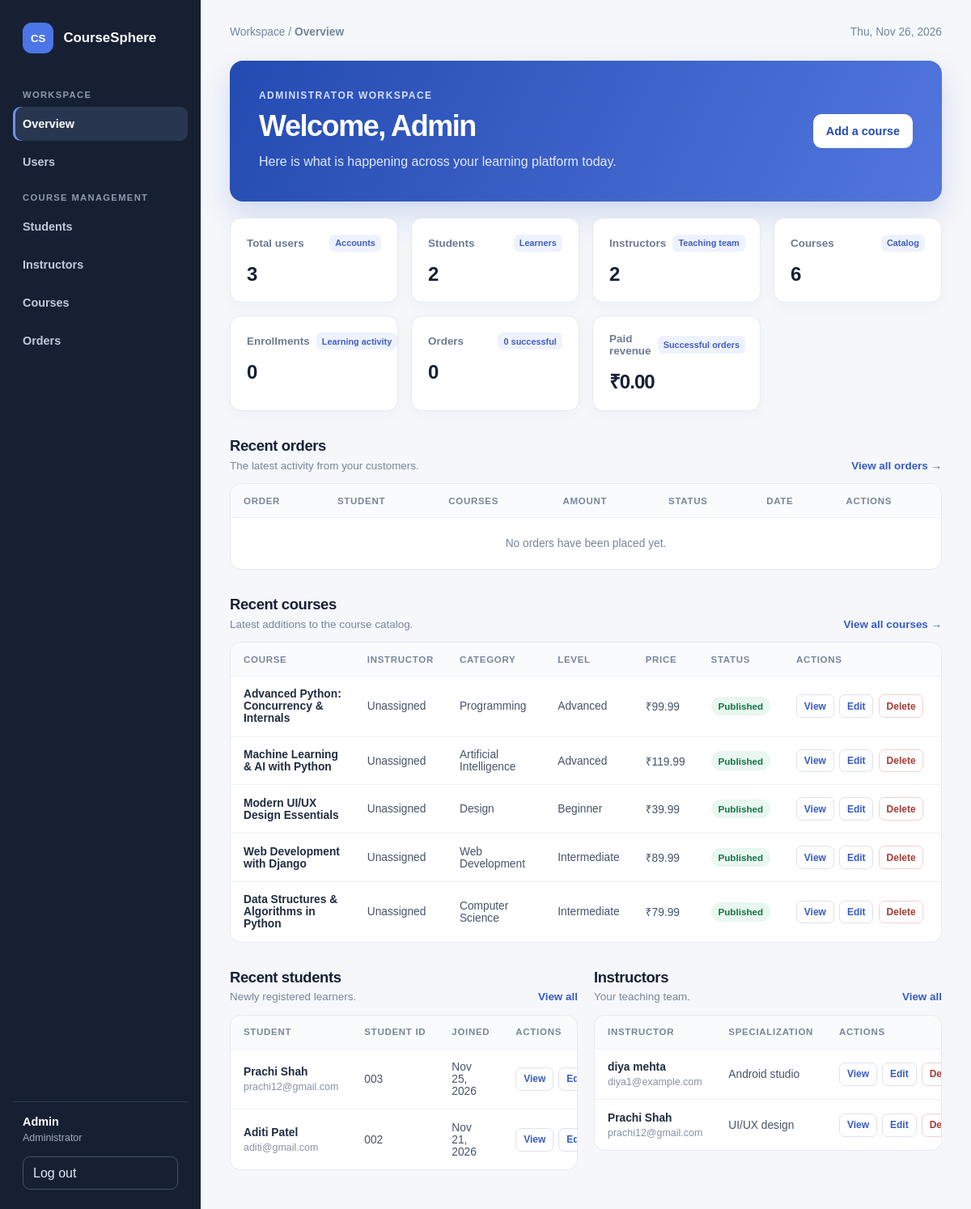
The app's page /accounts/dashboard/ (signed in), older data.
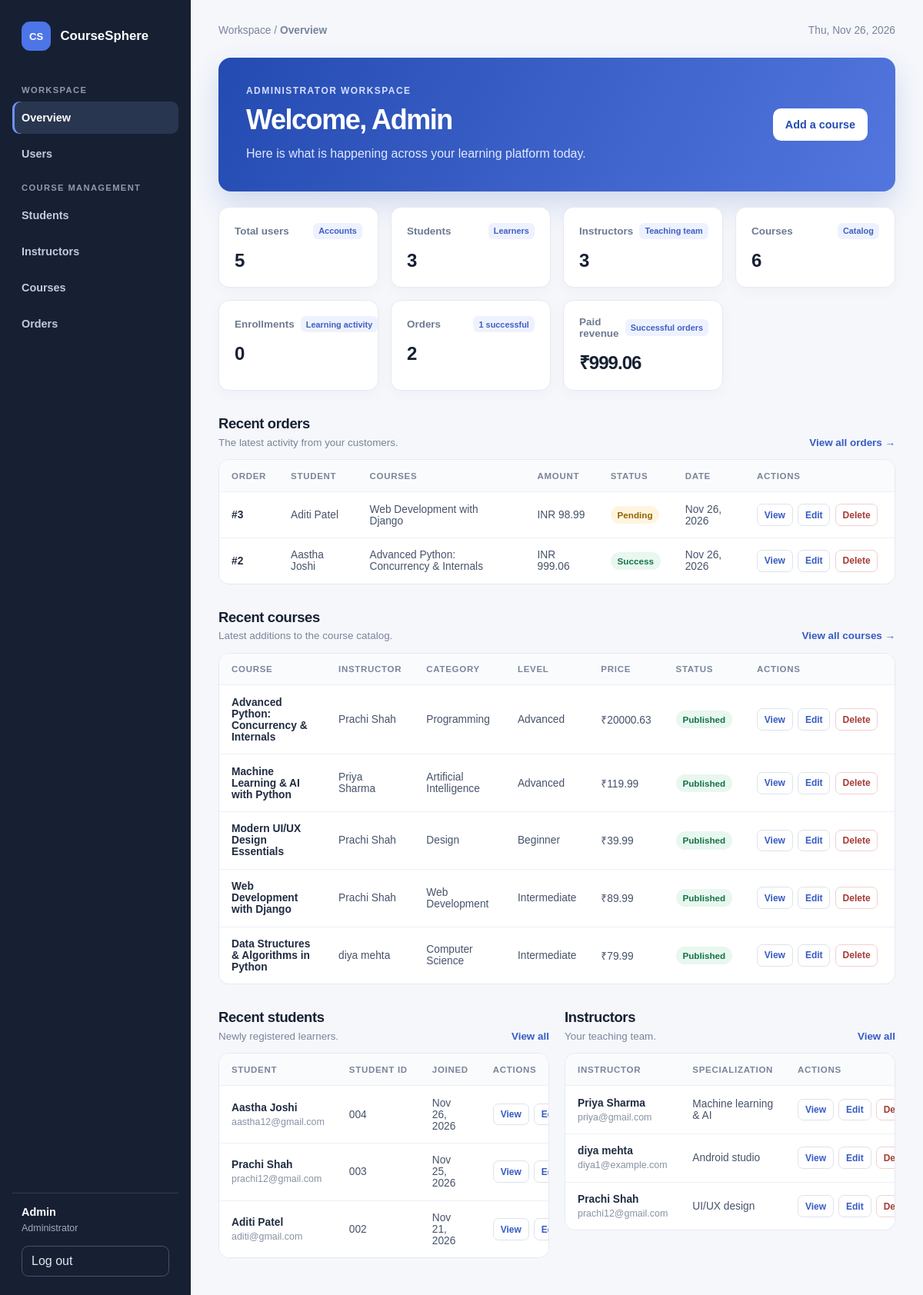
The same page, newer data.
### courses/models.py (models this page shows, shortened)
class Course(models.Model):
    class Level(models.TextChoices):
        BEGINNER = "beginner", "Beginner"
        INTERMEDIATE = "intermediate", "Intermediate"
        ADVANCED = "advanced", "Advanced"
    title = models.CharField(max_length=200)
    category = models.CharField(max_length=100)
    price = models.DecimalField(
        max_digits=10,
        decimal_places=2,
        validators=[MinValueValidator(0)],
    )
    description = models.TextField()
    instructor = models.ForeignKey(
        "accounts.Instructor",
        on_delete=models.SET_NULL,
        related_name="courses",
        null=True,
        blank=True,
    )
    level = models.CharField(
        max_length=12,
        choices=Level.choices,
        default=Level.BEGINNER,
    )
    is_published = models.BooleanField(default=False)
    created_at = models.DateTimeField(auto_now_add=True)
    updated_at = models.DateTimeField(auto_now=True)
    class Meta:
        ordering = ["title"]
        constraints = [
            models.CheckConstraint(
                condition=Q(price__gte=0),
                name="course_price_nonnegative",
            ),
        ]

class Order(models.Model):
    class Status(models.TextChoices):
        PENDING = "pending", "Pending"
        SUCCESS = "success", "Success"
        FAILED = "failed", "Failed"
    student = models.ForeignKey(
        "accounts.Student",
        on_delete=models.CASCADE,
        related_name="orders",
    )
    courses = models.ManyToManyField(Course, related_name="orders")
    total_amount = models.DecimalField(
        max_digits=10,
        decimal_places=2,
        validators=[MinValueValidator(0)],
    )
    currency = models.CharField(max_length=10, default="INR")
    razorpay_order_id = models.CharField(max_length=100, unique=True, null=True, blank=True)
    razorpay_payment_id = models.CharField(max_length=100, null=True, blank=True)
    razorpay_signature = models.CharField(max_length=255, null=True, blank=True)
    status = models.CharField(
        max_length=20,
        choices=Status.choices,
        default=Status.PENDING,
    )
    created_at = models.DateTimeField(auto_now_add=True)
    updated_at = models.DateTimeField(auto_now=True)
    class Meta:
        ordering = ["-created_at"]

### accounts/models.py (models this page shows, shortened)
class Person(models.Model):
    user = models.OneToOneField(
        settings.AUTH_USER_MODEL,
        on_delete=models.CASCADE,
        null=True,
        blank=True,
        related_name="%(class)s_profile",
    )
    name = models.CharField(max_length=150)
    email = models.EmailField(unique=True)
    class Meta:
        abstract = True

class Student(Person):
    student_id = models.CharField(max_length=50, unique=True)
    enrollment_date = models.DateField(auto_now_add=True)
    enrolled_courses = models.ManyToManyField(
        "courses.Course",
        through="Enrollment",
        related_name="enrolled_students",
    )

class Instructor(Person):
    employee_id = models.CharField(max_length=50, unique=True)
    specialization = models.CharField(max_length=100)

### accounts/views.py (the view, shortened to what this page needs)
# urls.py: path("dashboard/", views.dashboard, name="dashboard"),
@login_required(login_url="accounts:login")
def dashboard(request):
    if request.user.is_staff:
        profile = Admin.objects.filter(user=request.user).first()
        role = "Admin"
    context = {"profile": profile, "role": role}
    if isinstance(profile, Instructor):
        context["courses"] = profile.courses.all()
    elif isinstance(profile, Student):
        context["cart_items"] = profile.cart_items.select_related("course")
    elif request.user.is_staff:
        successful_orders = Order.objects.filter(status=Order.Status.SUCCESS)
        context.update(
            {
                "active_section": "overview",
                "admin_stats": {
                    "users": get_user_model().objects.count(),
                    "students": Student.objects.count(),
                    "instructors": Instructor.objects.count(),
                    "courses": Course.objects.count(),
                    "enrollments": Enrollment.objects.count(),
                    "orders": Order.objects.count(),
                    "successful_orders": successful_orders.count(),
                    "revenue": successful_orders.aggregate(
                        total=Sum("total_amount")
                    )["total"]
                    or Decimal("0.00"),
                },
                "recent_students": Student.objects.order_by("-enrollment_date", "-pk")[
                    :5
                ],
                "recent_instructors": Instructor.objects.order_by("-pk")[:5],
                "recent_courses": Course.objects.select_related("instructor").order_by(
                    "-created_at"
                )[:5],
                "recent_orders": Order.objects.select_related("student")
                .prefetch_related("courses")
                .order_by("-created_at")[:5],
            }
        )
        return render(request, "accounts/admin_dashboard.html", context)
    return render(
        request,
        "accounts/dashboard.html",
        context,
    )

### accounts/templates/accounts/admin_dashboard.html (shortened to what the changed rows need)
<!doctype html>
<html lang="en">
<head>
</head>
<body>
    <div class="dashboard-layout">
        <main class="main-content">
            <section class="welcome" aria-labelledby="dashboard-heading">
                <div class="welcome-copy">
                    <h1 id="dashboard-heading">Welcome, {{ profile.name|default:request.user.get_username }}</h1>
                </div>
            </section>
            <section class="stats-grid" aria-label="Platform statistics">
                <article class="stat-card">
                    <div class="stat-topline">
                        <p class="stat-label">Total users</p>
                        <span class="stat-tag">Accounts</span>
                    </div>
                    <strong class="stat-value">{{ admin_stats.users }}</strong>
                </article>
                <article class="stat-card">
                    <div class="stat-topline">
                        <p class="stat-label">Students</p>
                        <span class="stat-tag">Learners</span>
                    </div>
                    <strong class="stat-value">{{ admin_stats.students }}</strong>
                </article>
                <article class="stat-card">
                    <div class="stat-topline">
                        <p class="stat-label">Instructors</p>
                        <span class="stat-tag">Teaching team</span>
                    </div>
                    <strong class="stat-value">{{ admin_stats.instructors }}</strong>
                </article>
                <article class="stat-card">
                    <div class="stat-topline">
                        <p class="stat-label">Orders</p>
                        <span class="stat-tag">{{ admin_stats.successful_orders }} successful</span>
                    </div>
                    <strong class="stat-value">{{ admin_stats.orders }}</strong>
                </article>
                <article class="stat-card">
                    <div class="stat-topline">
                        <p class="stat-label">Paid revenue</p>
                        <span class="stat-tag">Successful orders</span>
                    </div>
                    <strong class="stat-value">₹{{ admin_stats.revenue|floatformat:2 }}</strong>
                </article>
            </section>
            <section class="section" aria-labelledby="orders-heading">
                <div class="section-heading">
                    <div>
                        <h2 id="orders-heading">Recent orders</h2>
                    </div>
                </div>
                <div class="table-card table-scroll">
                    <table>
                        <thead>
                            <tr>
                                <th>Order</th>
                                <th>Student</th>
                                <th>Courses</th>
                                <th>Amount</th>
                                <th>Status</th>
                                <th>Date</th>
                                <th>Actions</th>
                            </tr>
                        </thead>
                        <tbody>
                            {% for order in recent_orders %}
                                <tr>
                                    <td class="primary-cell">#{{ order.pk }}</td>
                                    <td>{{ order.student.name }}</td>
                                    <td>
                                        {% for course in order.courses.all %}
                                            {{ course.title }}{% if not forloop.last %}, {% endif %}
                                        {% empty %}
                                            —
                                        {% endfor %}
                                    </td>
                                    <td>{{ order.currency }} {{ order.total_amount|floatformat:2 }}</td>
                                    <td><span class="status {{ order.status }}">{{ order.get_status_display }}</span></td>
                                    <td>{{ order.created_at|date:"M j, Y" }}</td>
                                    <td class="actions-cell">{% include "accounts/_admin_record_actions.html" with record=order section="orders" %}</td>
                                </tr>
                            {% empty %}
                                <tr><td class="empty-row" colspan="7">No orders have been placed yet.</td></tr>
                            {% endfor %}
                        </tbody>
                    </table>
                </div>
            </section>
            <section class="section" aria-labelledby="courses-heading">
                <div class="section-heading">
                    <div>
                        <h2 id="courses-heading">Recent courses</h2>
                    </div>
                </div>
                <div class="table-card table-scroll">
                    <table>
                        <thead>
                            <tr>
                                <th>Course</th>
                                <th>Instructor</th>
                                <th>Category</th>
                                <th>Level</th>
                                <th>Price</th>
                                <th>Status</th>
                                <th>Actions</th>
                            </tr>
                        </thead>
                        <tbody>
                            {% for course in recent_courses %}
                                <tr>
                                    <td class="primary-cell">{{ course.title }}</td>
                                    <td>{{ course.instructor.name|default:"Unassigned" }}</td>
                                    <td>{{ course.category }}</td>
                                    <td>{{ course.get_level_display }}</td>
                                    <td>₹{{ course.price|floatformat:2 }}</td>
                                    <td>
                                        <span class="status{% if course.is_published %} published{% else %} draft{% endif %}">
                                            {{ course.is_published|yesno:"Published,Draft" }}
                                        </span>
                                    </td>
                                    <td class="actions-cell">{% include "accounts/_admin_record_actions.html" with record=course section="courses" %}</td>
                                </tr>
                            {% empty %}
                                <tr><td class="empty-row" colspan="7">No courses have been created yet.</td></tr>
                            {% endfor %}
                        </tbody>
                    </table>
                </div>
            </section>
            <div class="split-grid">
                <section class="section" aria-labelledby="students-heading">
                    <div class="section-heading">
                        <div>
                            <h2 id="students-heading">Recent students</h2>
                        </div>
                    </div>
                    <div class="table-card table-scroll">
                        <table>
                            <thead>
                                <tr><th>Student</th><th>Student ID</th><th>Joined</th><th>Actions</th></tr>
                            </thead>
                            <tbody>
                                {% for student in recent_students %}
                                    <tr>
                                        <td class="primary-cell">
                                            {{ student.name }}
                                            <span class="secondary-cell">{{ student.email }}</span>
                                        </td>
                                        <td>{{ student.student_id }}</td>
                                        <td>{{ student.enrollment_date|date:"M j, Y" }}</td>
                                        <td class="actions-cell">{% include "accounts/_admin_record_actions.html" with record=student section="students" %}</td>
                                    </tr>
                                {% empty %}
                                    <tr><td class="empty-row" colspan="4">No students registered yet.</td></tr>
                                {% endfor %}
                            </tbody>
                        </table>
                    </div>
                </section>
                <section class="section" aria-labelledby="instructors-heading">
                    <div class="section-heading">
                        <div>
                            <h2 id="instructors-heading">Instructors</h2>
                        </div>
                    </div>
                    <div class="table-card table-scroll">
                        <table>
                            <thead>
                                <tr><th>Instructor</th><th>Specialization</th><th>Actions</th></tr>
                            </thead>
                            <tbody>
                                {% for instructor in recent_instructors %}
                                    <tr>
                                        <td class="primary-cell">
                                            {{ instructor.name }}
                                            <span class="secondary-cell">{{ instructor.email }}</span>
                                        </td>
                                        <td>{{ instructor.specialization }}</td>
                                        <td class="actions-cell">{% include "accounts/_admin_record_actions.html" with record=instructor section="instructors" %}</td>
                                    </tr>
                                {% empty %}
                                    <tr><td class="empty-row" colspan="3">No instructors registered yet.</td></tr>
                                {% endfor %}
                            </tbody>
                        </table>
                    </div>
                </section>
            </div>
        </main>
    </div>
</body>
</html>

### accounts/templates/accounts/_admin_record_actions.html
<div class="record-actions">
    {% if section != "users" or not record.is_superuser or request.user.is_superuser %}
        <a href="{% url 'accounts:admin_record' section=section pk=record.pk %}">View</a>
        <a href="{% url 'accounts:admin_record_edit' section=section pk=record.pk %}">Edit</a>
        {% if section == "students" or section == "instructors" %}
            {% if record.user_id != request.user.pk %}
                <a class="delete-action" href="{% url 'accounts:admin_record_delete' section=section pk=record.pk %}">Delete</a>
            {% endif %}
        {% elif section != "users" or record.pk != request.user.pk %}
            <a class="delete-action" href="{% url 'accounts:admin_record_delete' section=section pk=record.pk %}">Delete</a>
        {% endif %}
    {% endif %}
</div>

Row changes from the older to the newer data that the page shows:
added Order: pk "3", student.name "Aditi Patel", currency "INR", total_amount "98.99", status "Pending", created_at "Nov 26, 2026", Course (title "Web Development with Django")
changed Course "Web Development with Django": instructor.name "Unassigned" → "Prachi Shah"
added Order: pk "2", student.name "Aastha Joshi", currency "INR", total_amount "999.06", status "Success", created_at "Nov 26, 2026", Course (title "Advanced Python: Concurrency & Internals")
changed Course "Advanced Python: Concurrency & Internals": instructor.name "Unassigned" → "Prachi Shah"; price "99.99" → "20000.63"
changed Course "Machine Learning & AI with Python": instructor.name "Unassigned" → "Priya Sharma"
changed Course "Modern UI/UX Design Essentials": instructor.name "Unassigned" → "Prachi Shah"
changed Course "Data Structures & Algorithms in Python": instructor.name "Unassigned" → "diya mehta"
added Student: name "Aastha Joshi", email "aastha12@gmail.com", student_id "004", enrollment_date "Nov 26, 2026"
added Instructor: name "Priya Sharma", email "priya@gmail.com", specialization "Machine learning & AI", shows "Delete"
Text that changed along with them:
{{ admin_stats.users }}: "3" → "5"
{{ admin_stats.students }}: "2" → "3"
{{ admin_stats.instructors }}: "2" → "3"
{{ admin_stats.successful_orders }}: "0" → "1"
{{ admin_stats.orders }}: "0" → "2"
{{ admin_stats.revenue|floatformat:2 }}: "0.00" → "999.06"
text no longer shown: "No orders have been placed yet."
